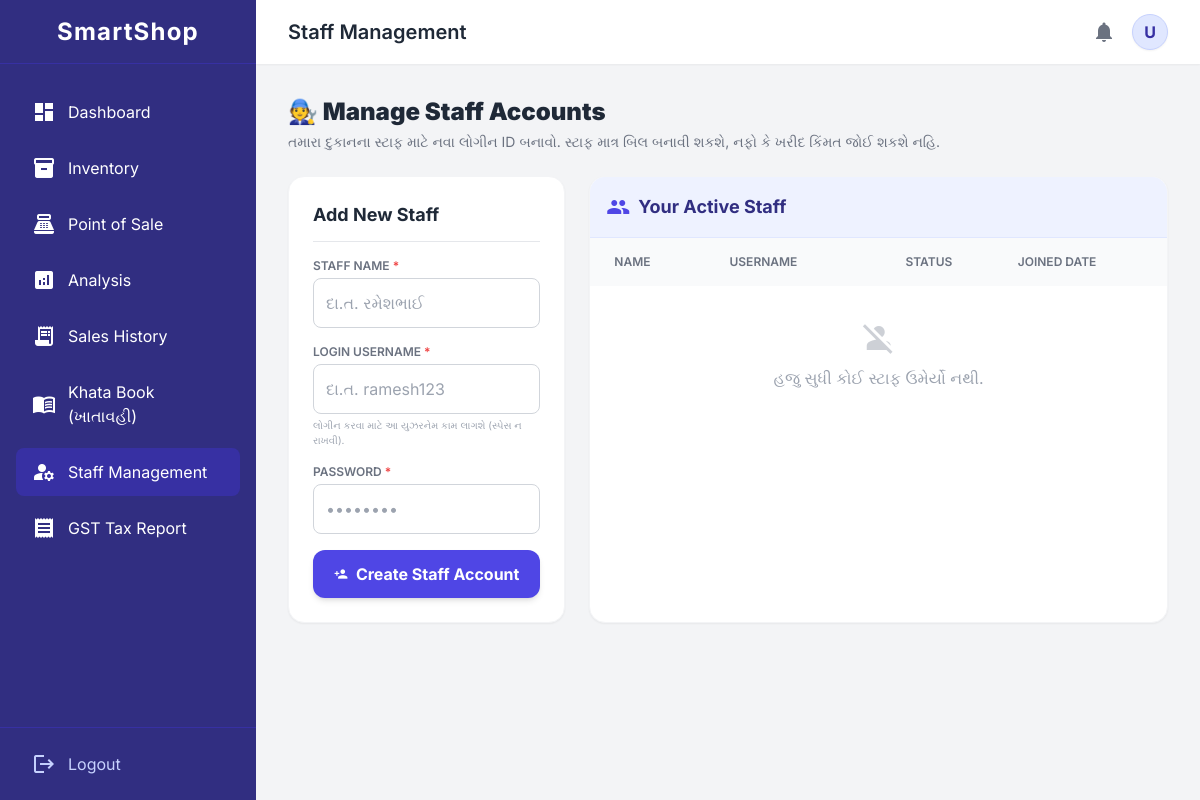
The page /staff-management/ (signed in) on the database as committed earlier.
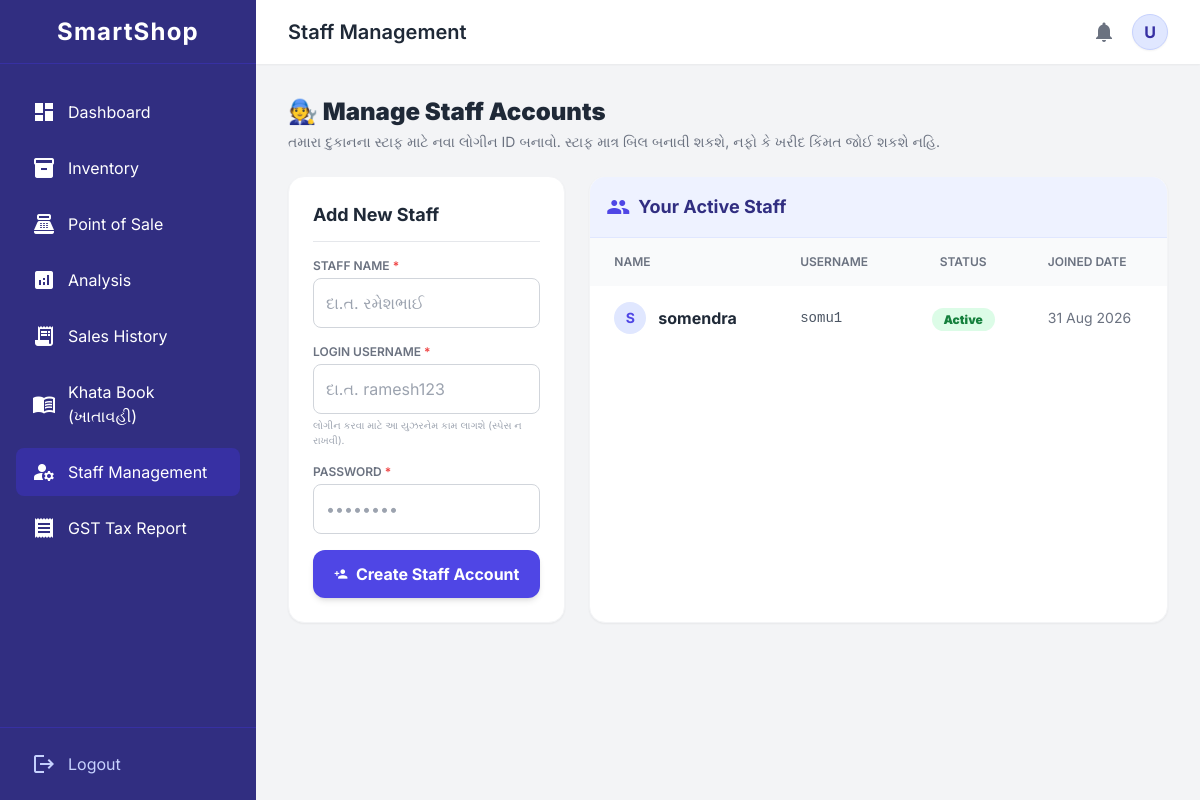
The same page on the database as committed later.
### Account/models.py (models this page shows, shortened)
class ShopUser(AbstractUser):
    BUSINESS_CHOICES = [
        ('General', 'General Store / Hardware'),
        ('Food', 'Food / Pharmacy / FMCG'),
        ('Electronics', 'Electronics / Mobile / IT'),
        ('Apparel', 'Apparel / Footwear'),
    ]
    shop_name = models.CharField(max_length=150)
    contact_no = models.CharField(max_length=15)
    business_type = models.CharField(max_length=50, choices=BUSINESS_CHOICES, default='General')
    street = models.CharField(max_length=150, blank=True)
    city = models.CharField(max_length=100, blank=True)
    state = models.CharField(max_length=100, blank=True)
    pin_code = models.CharField(max_length=10, blank=True)
    is_shop_staff = models.BooleanField(default=False, help_text="ટીક કરો જો આ એકાઉન્ટ દુકાનના સ્ટાફ/વર્કરનું હોય")
    parent_shop = models.ForeignKey(
        'self',
        on_delete=models.CASCADE,
        null=True,
        blank=True,
        related_name='staff_members',
        help_text="જો આ સ્ટાફ હોય, તો તેના મુખ્ય માલિક (Owner) કયા છે?"
    )

### Account/views.py (the view, shortened to what this page needs)
# urls.py: path('staff-management/', views.staff_management, name='staff_management'),
@login_required
def staff_management(request):
    if getattr(request.user, 'is_shop_staff', False):
        messages.error(request, "તમને આ પેજ જોવા માટેની મંજૂરી નથી!")
        return redirect('sales')
    staff_list = ShopUser.objects.filter(parent_shop=request.user, is_shop_staff=True).order_by('-date_joined')
    return render(request, 'staff_management.html', {'staff_list': staff_list})

### Templates/staff_management.html (shortened to what the changed rows need)
{% extends 'base.html' %}
{% block header_title %}Staff Management{% endblock %}
{% block content %}
<div class="max-w-6xl mx-auto space-y-6 animate-fade-in-up">
    <div class="flex items-center justify-between">
        <div>
            <h2 class="text-2xl font-black text-gray-800">🧑‍🔧 Manage Staff Accounts</h2>
        </div>
    </div>
    <div class="grid grid-cols-1 lg:grid-cols-3 gap-6">
        <div class="lg:col-span-2 bg-white rounded-2xl shadow-sm border border-gray-100 overflow-hidden">
            <div class="p-0 overflow-x-auto">
                <table class="w-full text-left whitespace-nowrap">
                    <thead class="bg-gray-50 text-gray-500 text-xs uppercase">
                        <tr>
                            <th class="px-6 py-4 font-semibold">Name</th>
                            <th class="px-6 py-4 font-semibold">Username</th>
                            <th class="px-6 py-4 font-semibold text-center">Status</th>
                            <th class="px-6 py-4 font-semibold">Joined Date</th>
                        </tr>
                    </thead>
                    <tbody class="divide-y divide-gray-100">
                        {% for staff in staff_list %}
                        <tr class="hover:bg-indigo-50/30 transition">
                            <td class="px-6 py-4">
                                <div class="flex items-center gap-3">
                                    <div class="h-8 w-8 rounded-full bg-indigo-100 text-indigo-600 flex items-center justify-center font-bold text-sm">
                                        {{ staff.first_name|make_list|first|upper }}
                                    </div>
                                    <span class="font-bold text-gray-800">{{ staff.first_name }}</span>
                                </div>
                            </td>
                            <td class="px-6 py-4 text-sm font-mono text-gray-600">{{ staff.username }}</td>
                            <td class="px-6 py-4 text-center">
                                <span class="bg-green-100 text-green-700 px-3 py-1 rounded-full text-xs font-black">Active</span>
                            </td>
                            <td class="px-6 py-4 text-sm text-gray-500">{{ staff.date_joined|date:"d M Y" }}</td>
                        </tr>
                        {% empty %}
                        <tr>
                            <td colspan="4" class="p-8 text-center text-gray-400">
                                <span class="material-icons text-4xl block mb-2 opacity-50">person_off</span>
                                હજુ સુધી કોઈ સ્ટાફ ઉમેર્યો નથી.
                            </td>
                        </tr>
                        {% endfor %}
                    </tbody>
                </table>
            </div>
        </div>
    </div>
</div>
{% endblock %}

Rows that differ between the two databases and show on the page:
added ShopUser: first_name|make_list "S", first_name "somendra", username "somu1", date_joined "31 Aug 2026"
Other text that changed with them:
text no longer shown: "person_off હજુ સુધી કોઈ સ્ટાફ ઉમેર્યો નથી."
